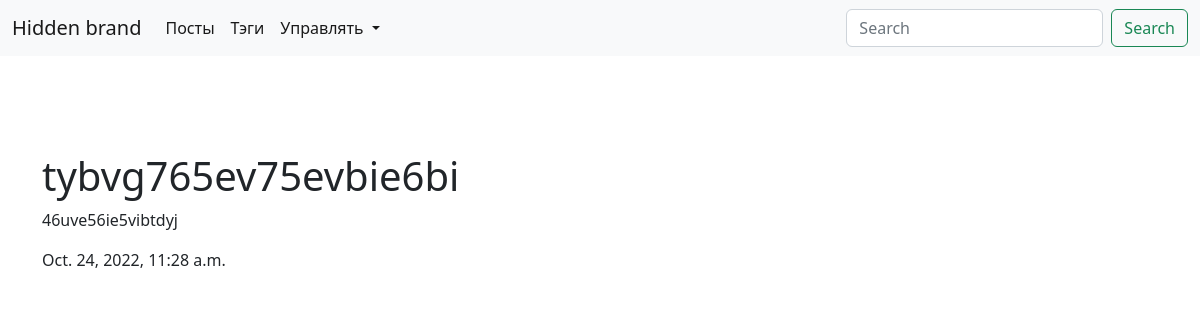
/blog/post=86cc146aff60a523541bc2fbff5fb73c, run on the app's committed database.
### blog/models.py (models this page shows, shortened)
class BaseBlogObject(models.Model):
    title = models.CharField(max_length=150, db_index=True, unique=True)
    instance_id = models.CharField(max_length=16, unique=True, null=True)
    singular_obj_name = 'объект'
    plural_obj_name = 'объекты'
    class Meta:
        abstract = True
    def __str__(self):
        return self.title
    @classmethod
    def get_create_url(cls):
        create_url = cls.__name__.lower() + '_create_url'
        logger.info(f"{create_url=}")
        return reverse(create_url)
    def get_update_url(self):
        url = self.__class__.__name__.lower() + '_update_url'
        logger.info(f"{url=}")
        return reverse(url, kwargs={'instance_id': self.instance_id})
    def get_delete_url(self):
        url = self.__class__.__name__.lower() + '_delete_url'
        logger.info(f"{url=}")
        return reverse(url, kwargs={'instance_id': self.instance_id})

class Post(BaseBlogObject):
    title = models.CharField(max_length=150, db_index=True, unique=True)
    instance_id = models.CharField(max_length=16, unique=True, null=True)
    body = models.TextField(blank=True, db_index=True)
    date_pub = models.DateTimeField(auto_now_add=True)
    tags = models.ManyToManyField('Tag', blank=True, related_name='posts')
    singular_obj_name = 'пост'
    plural_obj_name = 'посты'
    class Meta:
        ordering = ['-date_pub']

### blog/views.py (the view)
# urls.py: path('post=<str:instance_id>', PostDetail.as_view(), name='post_detail_url'),
class PostDetail(PostMixin, ObjectDetailMixin, View):
    template = 'blog/post_detail.html'

### blog/utils.py (called while the page is built)
    def get(self, request, instance_id):
        instance = get_object_or_404(self.model, instance_id__iexact=instance_id)
        logger.info(f"{instance=}")
        return render(request, self.template, context={'instance': instance, 'model': self.model})

### blog/templates/blog/post_detail.html (shortened to what this page needs)
{% extends 'base_blog.html' %}
{% block content %}
    <h1 class="mt-5">
        {{ instance.title }}
    </h1>
    <p>{{ instance.body }}</p>
    <p class="mb-10">{{ instance.date_pub }}</p>
{% endblock %}

### data on the page
Post: title "tybvg765ev75evbie6bi", body "46uve56ie5vibtdyj", date_pub "Oct. 24, 2022, 11:28 a.m."
